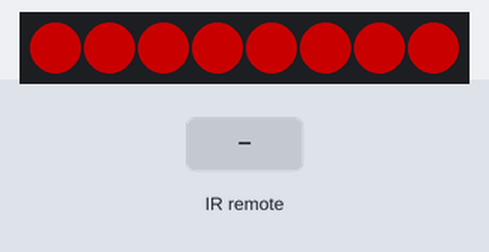
The sketch below on a simulated ESP32. Parts: 8 RGB LEDs in strip order, left to right. Inputs (shaded band) come from the test bench. Dim RGB values are drawn brighter than linear; random numbers use the default seed unless the sketch sets one; what the sketch prints to the serial monitor is not drawn.

Above: at 1.2 s.
1.3 s: infrared code 0xBB44FF00 received
At 2.5 s:
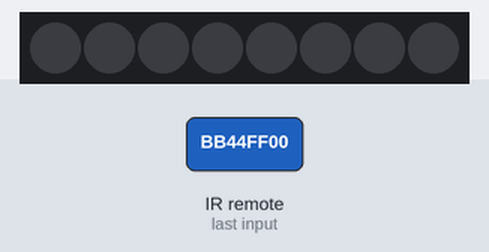
2.8 s: infrared code 0xBF40FF00 received
At 3.6 s:
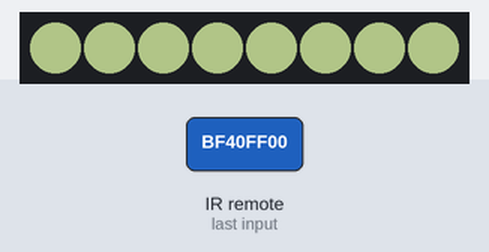
5.8 s: infrared code 0xEA15FF00 received
At 6.6 s:
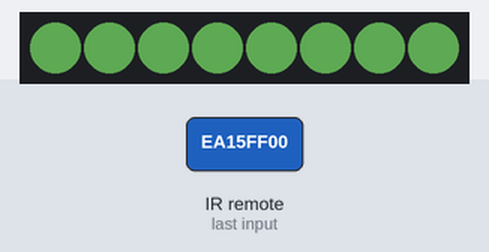
8.8 s: infrared code 0xBC43FF00 received
At 9.8 s:
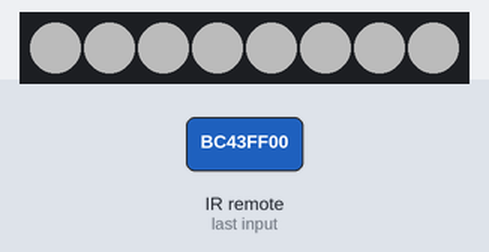
10.3 s: infrared code 0xE718FF00 received
At 11.0 s:
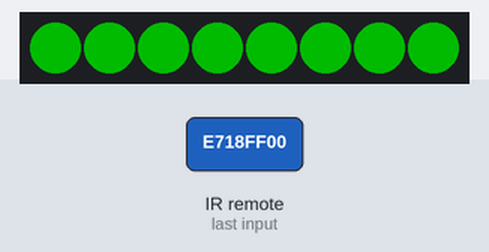
11.8 s: infrared code 0xF708FF00 received
At 12.1 s:
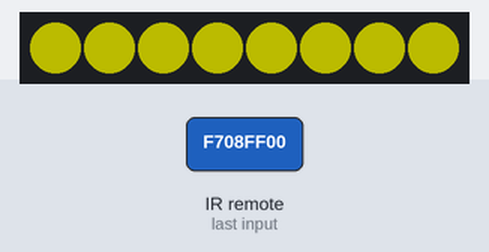
Timing chart, 0 to 14.3 s (numbered marks = the images above; inputs shaded):
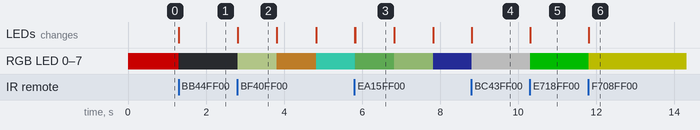

Measured:
- after the input at 1.3 s, RGB LED 0–7: RGB(100, 0, 0) → off at once; the LEDs: change at once (image 1)
- after the input at 2.8 s, RGB LED 0–7: off → RGB(85, 95, 65) at once, → RGB(78, 51, 16) 1.0 s later, → RGB(26, 100, 85) 1.0 s later; the LEDs: change at once (image 2)
- after the input at 10.3 s, RGB LED 0–7: RGB(75, 75, 75) → RGB(0, 75, 0) at once; the LEDs: change at once (image 5)
- after the input at 11.8 s, RGB LED 0–7: RGB(0, 75, 0) → RGB(75, 75, 0) at once; the LEDs: change at once (image 6)
- what the display in image 2 shows lasts 1.0 s, from 2.8 s to 3.8 s

The sketch:

rgbstrip8.ino
```cpp
/*
  PROYECTO: Tira RGB Inteligente (8 LEDs) con Control IR - Modos Dinámicos
  HARDWARE: ESP32 + Receptor IR (Pin 15) + Tira WS2812B (Pin 12)
  ACADEMIA: Intellecta Academy
*/

#define DECODE_NEC
#include <IRremote.hpp>
#include <Adafruit_NeoPixel.h>

// --- PINES Y CONFIGURACIÓN ---
const int PIN_RECEPTOR = 15;
const int PIN_LEDS = 12;
const int NUM_LEDS = 8;

// Creamos el objeto de la tira LED
Adafruit_NeoPixel tira(NUM_LEDS, PIN_LEDS, NEO_GRB + NEO_KHZ800);

int brilloActual = 100; // Brillo inicial
int modoActual = 1;     // Empezamos en Rojo (Modo 1)
unsigned long tiempoAnterior = 0;
int hueArcoiris = 0;    // Variable para la animación del arcoíris

void setup() {
  Serial.begin(115200);

  // Iniciamos el receptor IR
  IrReceiver.begin(PIN_RECEPTOR, ENABLE_LED_FEEDBACK);

  // Iniciamos la tira LED
  tira.begin();
  tira.setBrightness(brilloActual);
  tira.show();

  Serial.println("--- Sistema RGB Inteligente V2 Listo ---");
}

// Función para pintar toda la tira de un solo color
void pintarColor(int r, int g, int b) {
  for(int i = 0; i < NUM_LEDS; i++) {
    tira.setPixelColor(i, tira.Color(r, g, b));
  }
  tira.show();
}

void loop() {
  // --- 1. SECCIÓN DE LECTURA DEL CONTROL REMOTO ---
  if (IrReceiver.decode()) {
    if (IrReceiver.decodedIRData.decodedRawData != 0) {
      uint32_t codigoIR = IrReceiver.decodedIRData.decodedRawData;

      // Botón Play/Pausa: Apagar
      if (codigoIR == 0xBB44FF00) { modoActual = -1; }

      // Controles de Brillo
      else if (codigoIR == 0xF609FF00) {
        brilloActual = min(255, brilloActual + 25);
        tira.setBrightness(brilloActual);
        tira.show();
      }
      else if (codigoIR == 0xEA15FF00) {
        brilloActual = max(0, brilloActual - 25);
        tira.setBrightness(brilloActual);
        tira.show();
      }

      // --- NAVEGACIÓN DE MENÚS (<< y >>) ---
      else if (codigoIR == 0xBC43FF00) { // AVANZAR (>>)
        modoActual++;
        if (modoActual > 9) modoActual = 0; // Si pasa de 9, vuelve a 0
      }
      else if (codigoIR == 0xBF40FF00) { // RETROCEDER (<<)
        modoActual--;
        if (modoActual < 0) modoActual = 9; // Si baja de 0, salta a 9
      }

      // --- SELECCIÓN DIRECTA (0 al 9) ---
      else if (codigoIR == 0xE916FF00) { modoActual = 0; } // Blanco
      else if (codigoIR == 0xF30CFF00) { modoActual = 1; } // Rojo
      else if (codigoIR == 0xE718FF00) { modoActual = 2; } // Verde
      else if (codigoIR == 0xA15EFF00) { modoActual = 3; } // Azul
      else if (codigoIR == 0xF708FF00) { modoActual = 4; } // Amarillo
      else if (codigoIR == 0xE31CFF00) { modoActual = 5; } // Magenta
      else if (codigoIR == 0xA55AFF00) { modoActual = 6; } // Cian
      else if (codigoIR == 0xBD42FF00) { modoActual = 7; } // Naranja
      else if (codigoIR == 0xAD52FF00) { modoActual = 8; } // Arcoíris
      else if (codigoIR == 0xB54AFF00) { modoActual = 9; } // Aleatorio
    }
    IrReceiver.resume();
  }

  // --- 2. SECCIÓN DE EJECUCIÓN CONTINUA DE LUCES ---
  if (modoActual == -1) {
    tira.clear();
    tira.show();
  }
  else if (modoActual == 0) { pintarColor(255, 255, 255); }
  else if (modoActual == 1) { pintarColor(255, 0, 0); }
  else if (modoActual == 2) { pintarColor(0, 255, 0); }
  else if (modoActual == 3) { pintarColor(0, 0, 255); }
  else if (modoActual == 4) { pintarColor(255, 255, 0); }
  else if (modoActual == 5) { pintarColor(255, 0, 255); }
  else if (modoActual == 6) { pintarColor(0, 255, 255); }
  else if (modoActual == 7) { pintarColor(255, 128, 0); }
  else if (modoActual == 8) {
    // EFECTO ARCOÍRIS FLUIDO
    for(int i = 0; i < NUM_LEDS; i++) {
      int pixelHue = hueArcoiris + (i * 65536L / NUM_LEDS);
      tira.setPixelColor(i, tira.gamma32(tira.ColorHSV(pixelHue)));
    }
    tira.show();
    hueArcoiris += 256; // Velocidad del arcoíris
  }
  else if (modoActual == 9) {
    // CAMBIO ALEATORIO CADA 1 SEGUNDO (1000 ms)
    if (millis() - tiempoAnterior >= 1000) {
      tiempoAnterior = millis();
      pintarColor(random(256), random(256), random(256));
    }
  }

  // Pequeña pausa de 15ms. Es vital para que la animación del arcoíris
  // no corra a la velocidad de la luz y el ESP32 no colapse.
  delay(15);
}
```
